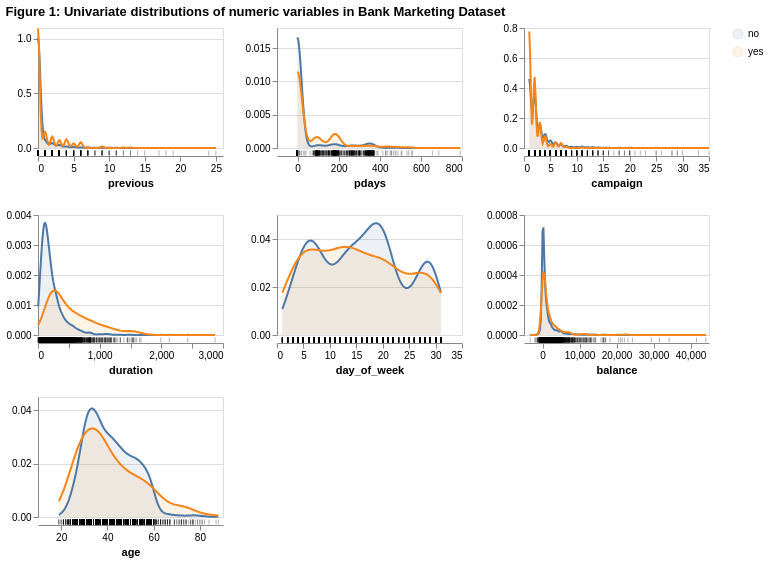

Here is the notebook cell this chart was saved with:
### Code cell
numeric_plot = aly.dist(train_df, color='y')

numeric_plot.properties(
    title="Figure 1: Univariate distributions of numeric variables in Bank Marketing Dataset"
)

### Figure 1 — Vega specification as saved in the notebook (floating-point values rounded to 4 significant figures; data arrays with more than 128 entries replaced by an {"elided": "..."} marker saying what was removed)
{"$schema": "https://vega.github.io/schema/vega/v6.json", "data": [{"name": "source_0", "values": {"elided": "3200 records"}}, {"name": "data_0", "source": "source_0", "transform": [{"type": "kde", "minsteps": 100, "resolve": "shared", "field": "previous", "groupby": ["y"], "as": ["previous", "density"]}]}, {"name": "data_1", "values": {"elided": "3200 records"}}, {"name": "data_2", "source": "source_0", "transform": [{"type": "kde", "minsteps": 100, "field": "pdays", "as": ["pdays", "density"], "resolve": "shared", "groupby": ["y"]}]}, {"name": "data_3", "values": {"elided": "3200 records"}}, {"name": "data_4", "source": "source_0", "transform": [{"type": "kde", "groupby": ["y"], "as": ["campaign", "density"], "field": "campaign", "resolve": "shared", "minsteps": 100}]}, {"name": "data_5", "values": {"elided": "3200 records"}}, {"name": "data_6", "source": "source_0", "transform": [{"type": "kde", "field": "duration", "resolve": "shared", "groupby": ["y"], "minsteps": 100, "as": ["duration", "density"]}]}, {"name": "data_7", "values": {"elided": "3200 records"}}, {"name": "data_8", "source": "source_0", "transform": [{"type": "kde", "groupby": ["y"], "as": ["day_of_week", "density"], "resolve": "shared", "field": "day_of_week", "minsteps": 100}]}, {"name": "data_9", "values": {"elided": "3200 records"}}, {"name": "data_10", "source": "source_0", "transform": [{"type": "kde", "as": ["balance", "density"], "minsteps": 100, "resolve": "shared", "field": "balance", "groupby": ["y"]}]}, {"name": "data_11", "values": {"elided": "3200 records"}}, {"name": "data_12", "source": "source_0", "transform": [{"type": "kde", "minsteps": 100, "resolve": "shared", "groupby": ["y"], "as": ["age", "density"], "field": "age"}]}, {"name": "data_13", "values": {"elided": "3200 records"}}, {"name": "data_0_color_domain_y_0", "source": "data_0", "transform": [{"type": "aggregate", "groupby": ["y"], "fields": [], "ops": [], "as": []}, {"type": "formula", "expr": "datum['y']", "as": "sort_field"}, {"type": "project", "fields": ["y"]}]}, {"name": "data_2_color_domain_y_1", "source": "data_2", "transform": [{"type": "aggregate", "groupby": ["y"], "fields": [], "ops": [], "as": []}, {"type": "formula", "expr": "datum['y']", "as": "sort_field"}, {"type": "project", "fields": ["y"]}]}, {"name": "data_4_color_domain_y_2", "source": "data_4", "transform": [{"type": "aggregate", "groupby": ["y"], "fields": [], "ops": [], "as": []}, {"type": "formula", "expr": "datum['y']", "as": "sort_field"}, {"type": "project", "fields": ["y"]}]}, {"name": "data_6_color_domain_y_3", "source": "data_6", "transform": [{"type": "aggregate", "groupby": ["y"], "fields": [], "ops": [], "as": []}, {"type": "formula", "expr": "datum['y']", "as": "sort_field"}, {"type": "project", "fields": ["y"]}]}, {"name": "data_8_color_domain_y_4", "source": "data_8", "transform": [{"type": "aggregate", "groupby": ["y"], "fields": [], "ops": [], "as": []}, {"type": "formula", "expr": "datum['y']", "as": "sort_field"}, {"type": "project", "fields": ["y"]}]}, {"name": "data_10_color_domain_y_5", "source": "data_10", "transform": [{"type": "aggregate", "groupby": ["y"], "fields": [], "ops": [], "as": []}, {"type": "formula", "expr": "datum['y']", "as": "sort_field"}, {"type": "project", "fields": ["y"]}]}, {"name": "data_12_color_domain_y_6", "source": "data_12", "transform": [{"type": "aggregate", "groupby": ["y"], "fields": [], "ops": [], "as": []}, {"type": "formula", "expr": "datum['y']", "as": "sort_field"}, {"type": "project", "fields": ["y"]}]}, {"name": "data_0_concat_0_y_domain_density", "source": "data_0", "transform": [{"type": "formula", "expr": "+datum['density']", "as": "density"}, {"type": "aggregate", "groupby": [], "fields": ["density", "density"], "ops": ["min", "max"], "as": ["min", "max"]}]}, {"name": "data_2_concat_1_y_domain_density", "source": "data_2", "transform": [{"type": "formula", "expr": "+datum['density']", "as": "density"}, {"type": "aggregate", "groupby": [], "fields": ["density", "density"], "ops": ["min", "max"], "as": ["min", "max"]}]}, {"name": "data_4_concat_2_y_domain_density", "source": "data_4", "transform": [{"type": "formula", "expr": "+datum['density']", "as": "density"}, {"type": "aggregate", "groupby": [], "fields": ["density", "density"], "ops": ["min", "max"], "as": ["min", "max"]}]}, {"name": "data_6_concat_3_y_domain_density", "source": "data_6", "transform": [{"type": "formula", "expr": "+datum['density']", "as": "density"}, {"type": "aggregate", "groupby": [], "fields": ["density", "density"], "ops": ["min", "max"], "as": ["min", "max"]}]}, {"name": "data_8_concat_4_y_domain_density", "source": "data_8", "transform": [{"type": "formula", "expr": "+datum['density']", "as": "density"}, {"type": "aggregate", "groupby": [], "fields": ["density", "density"], "ops": ["min", "max"], "as": ["min", "max"]}]}, {"name": "data_10_concat_5_y_domain_density", "source": "data_10", "transform": [{"type": "formula", "expr": "+datum['density']", "as": "density"}, {"type": "aggregate", "groupby": [], "fields": ["density", "density"], "ops": ["min", "max"], "as": ["min", "max"]}]}, {"name": "data_12_concat_6_y_domain_density", "source": "data_12", "transform": [{"type": "formula", "expr": "+datum['density']", "as": "density"}, {"type": "aggregate", "groupby": [], "fields": ["density", "density"], "ops": ["min", "max"], "as": ["min", "max"]}]}], "signals": [{"name": "childWidth", "value": 185}, {"name": "childHeight", "value": 120}], "marks": [{"type": "group", "name": "concat_0_group", "encode": {"update": {"height": {"signal": "childHeight"}, "width": {"signal": "childWidth"}}}, "marks": [{"type": "group", "name": "concat_0_layer_0_pathgroup", "from": {"facet": {"data": "data_0", "name": "faceted_path_concat_0_layer_0_main", "groupby": ["y"]}}, "encode": {"update": {"width": {"field": {"signal": null, "datum": null, "group": "width", "parent": null}}, "height": {"field": {"signal": null, "datum": null, "group": "height", "parent": null}}}}, "marks": [{"type": "area", "name": "concat_0_layer_0_marks", "from": {"data": "faceted_path_concat_0_layer_0_main"}, "sort": {"field": "x"}, "encode": {"update": {"opacity": {"value": 0.1}, "orient": {"value": "vertical"}, "y": {"field": "density", "scale": "concat_0_y"}, "fill": {"field": "y", "scale": "color"}, "defined": {"signal": "isValid(datum[\"previous\"]) && isFinite(+datum[\"previous\"]) && isValid(datum[\"density\"]) && isFinite(+datum[\"density\"])"}, "y2": {"value": 0, "scale": "concat_0_y"}, "x": {"field": "previous", "scale": "concat_0_x"}}}, "style": ["area"]}]}, {"type": "group", "name": "concat_0_layer_1_pathgroup", "from": {"facet": {"data": "data_0", "name": "faceted_path_concat_0_layer_1_main", "groupby": ["y"]}}, "encode": {"update": {"width": {"field": {"signal": null, "datum": null, "group": "width", "parent": null}}, "height": {"field": {"signal": null, "datum": null, "group": "height", "parent": null}}}}, "marks": [{"type": "line", "name": "concat_0_layer_1_marks", "from": {"data": "faceted_path_concat_0_layer_1_main"}, "sort": {"field": "x"}, "encode": {"update": {"x": {"field": "previous", "scale": "concat_0_x"}, "stroke": {"field": "y", "scale": "color"}, "defined": {"signal": "isValid(datum[\"previous\"]) && isFinite(+datum[\"previous\"]) && isValid(datum[\"density\"]) && isFinite(+datum[\"density\"])"}, "y": {"field": "density", "scale": "concat_0_y"}}}, "style": ["line"]}]}, {"type": "rect", "name": "concat_0_layer_2_marks", "from": {"data": "data_1"}, "encode": {"update": {"tooltip": {"value": "Individual observations"}, "yc": {"signal": "childHeight", "offset": 65, "mult": 0.5}, "fill": {"value": "black"}, "height": {"value": 5}, "opacity": {"value": 0.3}, "xc": {"field": "previous", "scale": "concat_0_x"}, "width": {"value": 1}}}, "style": ["tick"]}], "axes": [{"scale": "concat_0_y", "orient": "left", "minExtent": 0, "labels": false, "zindex": 0, "aria": false, "gridScale": "concat_0_x", "grid": true, "tickCount": {"signal": "ceil(childHeight/40)"}, "maxExtent": 0, "domain": false, "ticks": false}, {"scale": "concat_0_x", "orient": "bottom", "labelOverlap": true, "tickCount": {"signal": "ceil(childWidth/40)"}, "grid": false, "title": "previous", "offset": 8, "labelFlush": true, "zindex": 0}, {"scale": "concat_0_y", "tickCount": {"signal": "ceil(childHeight/40)"}, "orient": "left", "zindex": 0, "labelOverlap": true, "grid": false}], "style": "cell"}, {"type": "group", "name": "concat_1_group", "encode": {"update": {"width": {"signal": "childWidth"}, "height": {"signal": "childHeight"}}}, "marks": [{"type": "group", "name": "concat_1_layer_0_pathgroup", "from": {"facet": {"data": "data_2", "name": "faceted_path_concat_1_layer_0_main", "groupby": ["y"]}}, "encode": {"update": {"width": {"field": {"signal": null, "datum": null, "group": "width", "parent": null}}, "height": {"field": {"signal": null, "datum": null, "group": "height", "parent": null}}}}, "marks": [{"type": "area", "name": "concat_1_layer_0_marks", "from": {"data": "faceted_path_concat_1_layer_0_main"}, "sort": {"field": "x"}, "encode": {"update": {"y": {"field": "density", "scale": "concat_1_y"}, "opacity": {"value": 0.1}, "defined": {"signal": "isValid(datum[\"pdays\"]) && isFinite(+datum[\"pdays\"]) && isValid(datum[\"density\"]) && isFinite(+datum[\"density\"])"}, "y2": {"value": 0, "scale": "concat_1_y"}, "orient": {"value": "vertical"}, "fill": {"field": "y", "scale": "color"}, "x": {"field": "pdays", "scale": "concat_1_x"}}}, "style": ["area"]}]}, {"type": "group", "name": "concat_1_layer_1_pathgroup", "from": {"facet": {"data": "data_2", "name": "faceted_path_concat_1_layer_1_main", "groupby": ["y"]}}, "encode": {"update": {"width": {"field": {"signal": null, "datum": null, "group": "width", "parent": null}}, "height": {"field": {"signal": null, "datum": null, "group": "height", "parent": null}}}}, "marks": [{"type": "line", "name": "concat_1_layer_1_marks", "from": {"data": "faceted_path_concat_1_layer_1_main"}, "sort": {"field": "x"}, "encode": {"update": {"defined": {"signal": "isValid(datum[\"pdays\"]) && isFinite(+datum[\"pdays\"]) && isValid(datum[\"density\"]) && isFinite(+datum[\"density\"])"}, "x": {"field": "pdays", "scale": "concat_1_x"}, "y": {"field": "density", "scale": "concat_1_y"}, "stroke": {"field": "y", "scale": "color"}}}, "style": ["line"]}]}, {"type": "rect", "name": "concat_1_layer_2_marks", "from": {"data": "data_3"}, "encode": {"update": {"width": {"value": 1}, "opacity": {"value": 0.3}, "yc": {"signal": "childHeight", "offset": 65, "mult": 0.5}, "height": {"value": 5}, "xc": {"field": "pdays", "scale": "concat_1_x"}, "tooltip": {"value": "Individual observations"}, "fill": {"value": "black"}}}, "style": ["tick"]}], "axes": [{"scale": "concat_1_y", "domain": false, "grid": true, "gridScale": "concat_1_x", "tickCount": {"signal": "ceil(childHeight/40)"}, "labels": false, "maxExtent": 0, "orient": "left", "minExtent": 0, "zindex": 0, "aria": false, "ticks": false}, {"scale": "concat_1_x", "labelFlush": true, "tickCount": {"signal": "ceil(childWidth/40)"}, "grid": false, "zindex": 0, "orient": "bottom", "title": "pdays", "offset": 8, "labelOverlap": true}, {"scale": "concat_1_y", "tickCount": {"signal": "ceil(childHeight/40)"}, "zindex": 0, "grid": false, "orient": "left", "labelOverlap": true}], "style": "cell"}, {"type": "group", "name": "concat_2_group", "encode": {"update": {"height": {"signal": "childHeight"}, "width": {"signal": "childWidth"}}}, "marks": [{"type": "group", "name": "concat_2_layer_0_pathgroup", "from": {"facet": {"data": "data_4", "name": "faceted_path_concat_2_layer_0_main", "groupby": ["y"]}}, "encode": {"update": {"height": {"field": {"signal": null, "datum": null, "group": "height", "parent": null}}, "width": {"field": {"signal": null, "datum": null, "group": "width", "parent": null}}}}, "marks": [{"type": "area", "name": "concat_2_layer_0_marks", "from": {"data": "faceted_path_concat_2_layer_0_main"}, "sort": {"field": "x"}, "encode": {"update": {"defined": {"signal": "isValid(datum[\"campaign\"]) && isFinite(+datum[\"campaign\"]) && isValid(datum[\"density\"]) && isFinite(+datum[\"density\"])"}, "x": {"field": "campaign", "scale": "concat_2_x"}, "opacity": {"value": 0.1}, "y2": {"value": 0, "scale": "concat_2_y"}, "orient": {"value": "vertical"}, "y": {"field": "density", "scale": "concat_2_y"}, "fill": {"field": "y", "scale": "color"}}}, "style": ["area"]}]}, {"type": "group", "name": "concat_2_layer_1_pathgroup", "from": {"facet": {"data": "data_4", "name": "faceted_path_concat_2_layer_1_main", "groupby": ["y"]}}, "encode": {"update": {"height": {"field": {"signal": null, "datum": null, "group": "height", "parent": null}}, "width": {"field": {"signal": null, "datum": null, "group": "width", "parent": null}}}}, "marks": [{"type": "line", "name": "concat_2_layer_1_marks", "from": {"data": "faceted_path_concat_2_layer_1_main"}, "sort": {"field": "x"}, "encode": {"update": {"stroke": {"field": "y", "scale": "color"}, "y": {"field": "density", "scale": "concat_2_y"}, "defined": {"signal": "isValid(datum[\"campaign\"]) && isFinite(+datum[\"campaign\"]) && isValid(datum[\"density\"]) && isFinite(+datum[\"density\"])"}, "x": {"field": "campaign", "scale": "concat_2_x"}}}, "style": ["line"]}]}, {"type": "rect", "name": "concat_2_layer_2_marks", "from": {"data": "data_5"}, "encode": {"update": {"xc": {"field": "campaign", "scale": "concat_2_x"}, "width": {"value": 1}, "fill": {"value": "black"}, "tooltip": {"value": "Individual observations"}, "opacity": {"value": 0.3}, "yc": {"signal": "childHeight", "offset": 65, "mult": 0.5}, "height": {"value": 5}}}, "style": ["tick"]}], "axes": [{"scale": "concat_2_y", "orient": "left", "gridScale": "concat_2_x", "ticks": false, "maxExtent": 0, "minExtent": 0, "tickCount": {"signal": "ceil(childHeight/40)"}, "grid": true, "zindex": 0, "aria": false, "labels": false, "domain": false}, {"scale": "concat_2_x", "zindex": 0, "grid": false, "tickCount": {"signal": "ceil(childWidth/40)"}, "labelFlush": true, "orient": "bottom", "title": "campaign", "offset": 8, "labelOverlap": true}, {"scale": "concat_2_y", "labelOverlap": true, "grid": false, "orient": "left", "tickCount": {"signal": "ceil(childHeight/40)"}, "zindex": 0}], "style": "cell"}, {"type": "group", "name": "concat_3_group", "encode": {"update": {"height": {"signal": "childHeight"}, "width": {"signal": "childWidth"}}}, "marks": [{"type": "group", "name": "concat_3_layer_0_pathgroup", "from": {"facet": {"data": "data_6", "name": "faceted_path_concat_3_layer_0_main", "groupby": ["y"]}}, "encode": {"update": {"width": {"field": {"signal": null, "datum": null, "group": "width", "parent": null}}, "height": {"field": {"signal": null, "datum": null, "group": "height", "parent": null}}}}, "marks": [{"type": "area", "name": "concat_3_layer_0_marks", "from": {"data": "faceted_path_concat_3_layer_0_main"}, "sort": {"field": "x"}, "encode": {"update": {"fill": {"field": "y", "scale": "color"}, "orient": {"value": "vertical"}, "x": {"field": "duration", "scale": "concat_3_x"}, "opacity": {"value": 0.1}, "y": {"field": "density", "scale": "concat_3_y"}, "y2": {"value": 0, "scale": "concat_3_y"}, "defined": {"signal": "isValid(datum[\"duration\"]) && isFinite(+datum[\"duration\"]) && isValid(datum[\"density\"]) && isFinite(+datum[\"density\"])"}}}, "style": ["area"]}]}, {"type": "group", "name": "concat_3_layer_1_pathgroup", "from": {"facet": {"data": "data_6", "name": "faceted_path_concat_3_layer_1_main", "groupby": ["y"]}}, "encode": {"update": {"height": {"field": {"signal": null, "datum": null, "group": "height", "parent": null}}, "width": {"field": {"signal": null, "datum": null, "group": "width", "parent": null}}}}, "marks": [{"type": "line", "name": "concat_3_layer_1_marks", "from": {"data": "faceted_path_concat_3_layer_1_main"}, "sort": {"field": "x"}, "encode": {"update": {"stroke": {"field": "y", "scale": "color"}, "defined": {"signal": "isValid(datum[\"duration\"]) && isFinite(+datum[\"duration\"]) && isValid(datum[\"density\"]) && isFinite(+datum[\"density\"])"}, "x": {"field": "duration", "scale": "concat_3_x"}, "y": {"field": "density", "scale": "concat_3_y"}}}, "style": ["line"]}]}, {"type": "rect", "name": "concat_3_layer_2_marks", "from": {"data": "data_7"}, "encode": {"update": {"yc": {"signal": "childHeight", "offset": 65, "mult": 0.5}, "fill": {"value": "black"}, "tooltip": {"value": "Individual observations"}, "xc": {"field": "duration", "scale": "concat_3_x"}, "width": {"value": 1}, "height": {"value": 5}, "opacity": {"value": 0.3}}}, "style": ["tick"]}], "axes": [{"scale": "concat_3_y", "domain": false, "orient": "left", "labels": false, "tickCount": {"signal": "ceil(childHeight/40)"}, "ticks": false, "minExtent": 0, "gridScale": "concat_3_x", "maxExtent": 0, "aria": false, "grid": true, "zindex": 0}, {"scale": "concat_3_x", "tickCount": {"signal": "ceil(childWidth/40)"}, "offset": 8, "labelOverlap": true, "orient": "bottom", "title": "duration", "grid": false, "labelFlush": true, "zindex": 0}, {"scale": "concat_3_y", "zindex": 0, "grid": false, "labelOverlap": true, "tickCount": {"signal": "ceil(childHeight/40)"}, "orient": "left"}], "style": "cell"}, {"type": "group", "name": "concat_4_group", "encode": {"update": {"width": {"signal": "childWidth"}, "height": {"signal": "childHeight"}}}, "marks": [{"type": "group", "name": "concat_4_layer_0_pathgroup", "from": {"facet": {"data": "data_8", "name": "faceted_path_concat_4_layer_0_main", "groupby": ["y"]}}, "encode": {"update": {"height": {"field": {"signal": null, "datum": null, "group": "height", "parent": null}}, "width": {"field": {"signal": null, "datum": null, "group": "width", "parent": null}}}}, "marks": [{"type": "area", "name": "concat_4_layer_0_marks", "from": {"data": "faceted_path_concat_4_layer_0_main"}, "sort": {"field": "x"}, "encode": {"update": {"orient": {"value": "vertical"}, "fill": {"field": "y", "scale": "color"}, "x": {"field": "day_of_week", "scale": "concat_4_x"}, "defined": {"signal": "isValid(datum[\"day_of_week\"]) && isFinite(+datum[\"day_of_week\"]) && isValid(datum[\"density\"]) && isFinite(+datum[\"density\"])"}, "opacity": {"value": 0.1}, "y2": {"value": 0, "scale": "concat_4_y"}, "y": {"field": "density", "scale": "concat_4_y"}}}, "style": ["area"]}]}, {"type": "group", "name": "concat_4_layer_1_pathgroup", "from": {"facet": {"data": "data_8", "name": "faceted_path_concat_4_layer_1_main", "groupby": ["y"]}}, "encode": {"update": {"width": {"field": {"signal": null, "datum": null, "group": "width", "parent": null}}, "height": {"field": {"signal": null, "datum": null, "group": "height", "parent": null}}}}, "marks": [{"type": "line", "name": "concat_4_layer_1_marks", "from": {"data": "faceted_path_concat_4_layer_1_main"}, "sort": {"field": "x"}, "encode": {"update": {"y": {"field": "density", "scale": "concat_4_y"}, "defined": {"signal": "isValid(datum[\"day_of_week\"]) && isFinite(+datum[\"day_of_week\"]) && isValid(datum[\"density\"]) && isFinite(+datum[\"density\"])"}, "x": {"field": "day_of_week", "scale": "concat_4_x"}, "stroke": {"field": "y", "scale": "color"}}}, "style": ["line"]}]}, {"type": "rect", "name": "concat_4_layer_2_marks", "from": {"data": "data_9"}, "encode": {"update": {"yc": {"signal": "childHeight", "offset": 65, "mult": 0.5}, "fill": {"value": "black"}, "width": {"value": 1}, "opacity": {"value": 0.3}, "height": {"value": 5}, "tooltip": {"value": "Individual observations"}, "xc": {"field": "day_of_week", "scale": "concat_4_x"}}}, "style": ["tick"]}], "axes": [{"scale": "concat_4_y", "domain": false, "labels": false, "grid": true, "aria": false, "maxExtent": 0, "zindex": 0, "gridScale": "concat_4_x", "orient": "left", "minExtent": 0, "ticks": false, "tickCount": {"signal": "ceil(childHeight/40)"}}, {"scale": "concat_4_x", "labelFlush": true, "labelOverlap": true, "orient": "bottom", "title": "day_of_week", "zindex": 0, "tickCount": {"signal": "ceil(childWidth/40)"}, "grid": false, "offset": 8}, {"scale": "concat_4_y", "labelOverlap": true, "orient": "left", "grid": false, "tickCount": {"signal": "ceil(childHeight/40)"}, "zindex": 0}], "style": "cell"}, {"type": "group", "name": "concat_5_group", "encode": {"update": {"width": {"signal": "childWidth"}, "height": {"signal": "childHeight"}}}, "marks": [{"type": "group", "name": "concat_5_layer_0_pathgroup", "from": {"facet": {"data": "data_10", "name": "faceted_path_concat_5_layer_0_main", "groupby": ["y"]}}, "encode": {"update": {"width": {"field": {"signal": null, "datum": null, "group": "width", "parent": null}}, "height": {"field": {"signal": null, "datum": null, "group": "height", "parent": null}}}}, "marks": [{"type": "area", "name": "concat_5_layer_0_marks", "from": {"data": "faceted_path_concat_5_layer_0_main"}, "sort": {"field": "x"}, "encode": {"update": {"y": {"field": "density", "scale": "concat_5_y"}, "x": {"field": "balance", "scale": "concat_5_x"}, "orient": {"value": "vertical"}, "fill": {"field": "y", "scale": "color"}, "opacity": {"value": 0.1}, "defined": {"signal": "isValid(datum[\"balance\"]) && isFinite(+datum[\"balance\"]) && isValid(datum[\"density\"]) && isFinite(+datum[\"density\"])"}, "y2": {"value": 0, "scale": "concat_5_y"}}}, "style": ["area"]}]}, {"type": "group", "name": "concat_5_layer_1_pathgroup", "from": {"facet": {"data": "data_10", "name": "faceted_path_concat_5_layer_1_main", "groupby": ["y"]}}, "encode": {"update": {"width": {"field": {"signal": null, "datum": null, "group": "width", "parent": null}}, "height": {"field": {"signal": null, "datum": null, "group": "height", "parent": null}}}}, "marks": [{"type": "line", "name": "concat_5_layer_1_marks", "from": {"data": "faceted_path_concat_5_layer_1_main"}, "sort": {"field": "x"}, "encode": {"update": {"defined": {"signal": "isValid(datum[\"balance\"]) && isFinite(+datum[\"balance\"]) && isValid(datum[\"density\"]) && isFinite(+datum[\"density\"])"}, "y": {"field": "density", "scale": "concat_5_y"}, "stroke": {"field": "y", "scale": "color"}, "x": {"field": "balance", "scale": "concat_5_x"}}}, "style": ["line"]}]}, {"type": "rect", "name": "concat_5_layer_2_marks", "from": {"data": "data_11"}, "encode": {"update": {"opacity": {"value": 0.3}, "height": {"value": 5}, "yc": {"signal": "childHeight", "offset": 65, "mult": 0.5}, "fill": {"value": "black"}, "tooltip": {"value": "Individual observations"}, "xc": {"field": "balance", "scale": "concat_5_x"}, "width": {"value": 1}}}, "style": ["tick"]}], "axes": [{"scale": "concat_5_y", "ticks": false, "domain": false, "gridScale": "concat_5_x", "labels": false, "zindex": 0, "maxExtent": 0, "grid": true, "aria": false, "orient": "left", "tickCount": {"signal": "ceil(childHeight/40)"}, "minExtent": 0}, {"scale": "concat_5_x", "labelFlush": true, "labelOverlap": true, "tickCount": {"signal": "ceil(childWidth/40)"}, "offset": 8, "zindex": 0, "orient": "bottom", "grid": false, "title": "balance"}, {"scale": "concat_5_y", "zindex": 0, "orient": "left", "tickCount": {"signal": "ceil(childHeight/40)"}, "grid": false, "labelOverlap": true}], "style": "cell"}, {"type": "group", "name": "concat_6_group", "encode": {"update": {"width": {"signal": "childWidth"}, "height": {"signal": "childHeight"}}}, "marks": [{"type": "group", "name": "concat_6_layer_0_pathgroup", "from": {"facet": {"data": "data_12", "name": "faceted_path_concat_6_layer_0_main", "groupby": ["y"]}}, "encode": {"update": {"width": {"field": {"signal": null, "datum": null, "group": "width", "parent": null}}, "height": {"field": {"signal": null, "datum": null, "group": "height", "parent": null}}}}, "marks": [{"type": "area", "name": "concat_6_layer_0_marks", "from": {"data": "faceted_path_concat_6_layer_0_main"}, "sort": {"field": "x"}, "encode": {"update": {"fill": {"field": "y", "scale": "color"}, "y2": {"value": 0, "scale": "concat_6_y"}, "defined": {"signal": "isValid(datum[\"age\"]) && isFinite(+datum[\"age\"]) && isValid(datum[\"density\"]) && isFinite(+datum[\"density\"])"}, "opacity": {"value": 0.1}, "x": {"field": "age", "scale": "concat_6_x"}, "orient": {"value": "vertical"}, "y": {"field": "density", "scale": "concat_6_y"}}}, "style": ["area"]}]}, {"type": "group", "name": "concat_6_layer_1_pathgroup", "from": {"facet": {"data": "data_12", "name": "faceted_path_concat_6_layer_1_main", "groupby": ["y"]}}, "encode": {"update": {"height": {"field": {"signal": null, "datum": null, "group": "height", "parent": null}}, "width": {"field": {"signal": null, "datum": null, "group": "width", "parent": null}}}}, "marks": [{"type": "line", "name": "concat_6_layer_1_marks", "from": {"data": "faceted_path_concat_6_layer_1_main"}, "sort": {"field": "x"}, "encode": {"update": {"x": {"field": "age", "scale": "concat_6_x"}, "y": {"field": "density", "scale": "concat_6_y"}, "defined": {"signal": "isValid(datum[\"age\"]) && isFinite(+datum[\"age\"]) && isValid(datum[\"density\"]) && isFinite(+datum[\"density\"])"}, "stroke": {"field": "y", "scale": "color"}}}, "style": ["line"]}]}, {"type": "rect", "name": "concat_6_layer_2_marks", "from": {"data": "data_13"}, "encode": {"update": {"height": {"value": 5}, "opacity": {"value": 0.3}, "fill": {"value": "black"}, "yc": {"signal": "childHeight", "offset": 65, "mult": 0.5}, "width": {"value": 1}, "tooltip": {"value": "Individual observations"}, "xc": {"field": "age", "scale": "concat_6_x"}}}, "style": ["tick"]}], "axes": [{"scale": "concat_6_y", "domain": false, "orient": "left", "ticks": false, "zindex": 0, "gridScale": "concat_6_x", "labels": false, "aria": false, "grid": true, "tickCount": {"signal": "ceil(childHeight/40)"}, "maxExtent": 0, "minExtent": 0}, {"scale": "concat_6_x", "labelOverlap": true, "title": "age", "offset": 8, "zindex": 0, "tickCount": {"signal": "ceil(childWidth/40)"}, "orient": "bottom", "grid": false, "labelFlush": true}, {"scale": "concat_6_y", "grid": false, "labelOverlap": true, "orient": "left", "zindex": 0, "tickCount": {"signal": "ceil(childHeight/40)"}}], "style": "cell"}], "scales": [{"name": "color", "type": "ordinal", "domain": {"fields": [{"data": "data_0_color_domain_y_0", "field": "y"}, {"data": "data_2_color_domain_y_1", "field": "y"}, {"data": "data_4_color_domain_y_2", "field": "y"}, {"data": "data_6_color_domain_y_3", "field": "y"}, {"data": "data_8_color_domain_y_4", "field": "y"}, {"data": "data_10_color_domain_y_5", "field": "y"}, {"data": "data_12_color_domain_y_6", "field": "y"}], "sort": true}, "range": "category"}, {"name": "concat_0_x", "type": "linear", "domain": {"fields": [{"data": "data_0", "field": "previous"}, {"data": "data_1", "field": "previous"}]}, "range": [0, {"signal": "childWidth"}], "zero": false, "nice": true}, {"name": "concat_0_y", "type": "linear", "domain": [{"signal": "(data(\"data_0_concat_0_y_domain_density\")[0] || {}).min"}, {"signal": "(data(\"data_0_concat_0_y_domain_density\")[0] || {}).max"}], "range": [{"signal": "childHeight"}, 0], "zero": true, "nice": true}, {"name": "concat_1_x", "type": "linear", "domain": {"fields": [{"data": "data_2", "field": "pdays"}, {"data": "data_3", "field": "pdays"}]}, "range": [0, {"signal": "childWidth"}], "zero": false, "nice": true}, {"name": "concat_1_y", "type": "linear", "domain": [{"signal": "(data(\"data_2_concat_1_y_domain_density\")[0] || {}).min"}, {"signal": "(data(\"data_2_concat_1_y_domain_density\")[0] || {}).max"}], "range": [{"signal": "childHeight"}, 0], "nice": true, "zero": true}, {"name": "concat_2_x", "type": "linear", "domain": {"fields": [{"data": "data_4", "field": "campaign"}, {"data": "data_5", "field": "campaign"}]}, "range": [0, {"signal": "childWidth"}], "nice": true, "zero": false}, {"name": "concat_2_y", "type": "linear", "domain": [{"signal": "(data(\"data_4_concat_2_y_domain_density\")[0] || {}).min"}, {"signal": "(data(\"data_4_concat_2_y_domain_density\")[0] || {}).max"}], "range": [{"signal": "childHeight"}, 0], "zero": true, "nice": true}, {"name": "concat_3_x", "type": "linear", "domain": {"fields": [{"data": "data_6", "field": "duration"}, {"data": "data_7", "field": "duration"}]}, "range": [0, {"signal": "childWidth"}], "nice": true, "zero": false}, {"name": "concat_3_y", "type": "linear", "domain": [{"signal": "(data(\"data_6_concat_3_y_domain_density\")[0] || {}).min"}, {"signal": "(data(\"data_6_concat_3_y_domain_density\")[0] || {}).max"}], "range": [{"signal": "childHeight"}, 0], "nice": true, "zero": true}, {"name": "concat_4_x", "type": "linear", "domain": {"fields": [{"data": "data_8", "field": "day_of_week"}, {"data": "data_9", "field": "day_of_week"}]}, "range": [0, {"signal": "childWidth"}], "zero": false, "nice": true}, {"name": "concat_4_y", "type": "linear", "domain": [{"signal": "(data(\"data_8_concat_4_y_domain_density\")[0] || {}).min"}, {"signal": "(data(\"data_8_concat_4_y_domain_density\")[0] || {}).max"}], "range": [{"signal": "childHeight"}, 0], "nice": true, "zero": true}, {"name": "concat_5_x", "type": "linear", "domain": {"fields": [{"data": "data_10", "field": "balance"}, {"data": "data_11", "field": "balance"}]}, "range": [0, {"signal": "childWidth"}], "nice": true, "zero": false}, {"name": "concat_5_y", "type": "linear", "domain": [{"signal": "(data(\"data_10_concat_5_y_domain_density\")[0] || {}).min"}, {"signal": "(data(\"data_10_concat_5_y_domain_density\")[0] || {}).max"}], "range": [{"signal": "childHeight"}, 0], "zero": true, "nice": true}, {"name": "concat_6_x", "type": "linear", "domain": {"fields": [{"data": "data_12", "field": "age"}, {"data": "data_13", "field": "age"}]}, "range": [0, {"signal": "childWidth"}], "zero": false, "nice": true}, {"name": "concat_6_y", "type": "linear", "domain": [{"signal": "(data(\"data_12_concat_6_y_domain_density\")[0] || {}).min"}, {"signal": "(data(\"data_12_concat_6_y_domain_density\")[0] || {}).max"}], "range": [{"signal": "childHeight"}, 0], "zero": true, "nice": true}], "title": {"text": "Figure 1: Univariate distributions of numeric variables in Bank Marketing Dataset", "anchor": "start"}, "padding": 5, "legends": [{"fill": "color", "symbolType": "circle", "encode": {"symbols": {"update": {"opacity": {"value": 0.1}}}}, "stroke": "color"}], "background": "white", "layout": {"padding": 20, "columns": 3, "bounds": "full", "align": "each"}}
